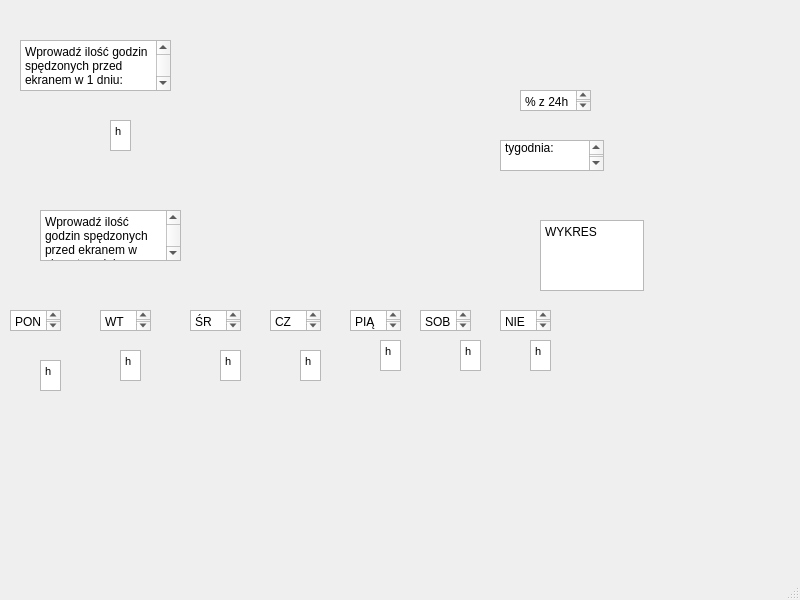
<?xml version="1.0" encoding="UTF-8"?>
<ui version="4.0">
 <class>MainWindow</class>
 <widget class="QMainWindow" name="MainWindow">
  <property name="geometry">
   <rect>
    <x>0</x>
    <y>0</y>
    <width>800</width>
    <height>600</height>
   </rect>
  </property>
  <property name="windowTitle">
   <string>MainWindow</string>
  </property>
  <widget class="QWidget" name="centralwidget">
   <widget class="QPlainTextEdit" name="plainTextEdit">
    <property name="geometry">
     <rect>
      <x>20</x>
      <y>40</y>
      <width>151</width>
      <height>51</height>
     </rect>
    </property>
    <property name="plainText">
     <string>Wprowadź ilość godzin spędzonych przed ekranem w 1 dniu:</string>
    </property>
   </widget>
   <widget class="QTextEdit" name="textEdit">
    <property name="geometry">
     <rect>
      <x>110</x>
      <y>120</y>
      <width>21</width>
      <height>31</height>
     </rect>
    </property>
    <property name="html">
     <string>&lt;!DOCTYPE HTML PUBLIC &quot;-//W3C//DTD HTML 4.0//EN&quot; &quot;http://www.w3.org/TR/REC-html40/strict.dtd&quot;&gt;
&lt;html&gt;&lt;head&gt;&lt;meta name=&quot;qrichtext&quot; content=&quot;1&quot; /&gt;&lt;style type=&quot;text/css&quot;&gt;
p, li { white-space: pre-wrap; }
&lt;/style&gt;&lt;/head&gt;&lt;body style=&quot; font-family:'MS Shell Dlg 2'; font-size:8.25pt; font-weight:400; font-style:normal;&quot;&gt;
&lt;p style=&quot; margin-top:0px; margin-bottom:0px; margin-left:0px; margin-right:0px; -qt-block-indent:0; text-indent:0px;&quot;&gt;h&lt;/p&gt;&lt;/body&gt;&lt;/html&gt;</string>
    </property>
   </widget>
   <widget class="QPlainTextEdit" name="plainTextEdit_2">
    <property name="geometry">
     <rect>
      <x>40</x>
      <y>210</y>
      <width>141</width>
      <height>51</height>
     </rect>
    </property>
    <property name="plainText">
     <string>Wprowadź ilość godzin spędzonych przed ekranem w ciągu tygodnia:</string>
    </property>
   </widget>
   <widget class="QPlainTextEdit" name="plainTextEdit_3">
    <property name="geometry">
     <rect>
      <x>10</x>
      <y>310</y>
      <width>51</width>
      <height>21</height>
     </rect>
    </property>
    <property name="plainText">
     <string>PON</string>
    </property>
   </widget>
   <widget class="QPlainTextEdit" name="plainTextEdit_4">
    <property name="geometry">
     <rect>
      <x>100</x>
      <y>310</y>
      <width>51</width>
      <height>21</height>
     </rect>
    </property>
    <property name="plainText">
     <string>WT</string>
    </property>
   </widget>
   <widget class="QPlainTextEdit" name="plainTextEdit_5">
    <property name="geometry">
     <rect>
      <x>420</x>
      <y>310</y>
      <width>51</width>
      <height>21</height>
     </rect>
    </property>
    <property name="plainText">
     <string>SOB</string>
    </property>
   </widget>
   <widget class="QPlainTextEdit" name="plainTextEdit_6">
    <property name="geometry">
     <rect>
      <x>350</x>
      <y>310</y>
      <width>51</width>
      <height>21</height>
     </rect>
    </property>
    <property name="plainText">
     <string>PIĄ</string>
    </property>
   </widget>
   <widget class="QPlainTextEdit" name="plainTextEdit_7">
    <property name="geometry">
     <rect>
      <x>270</x>
      <y>310</y>
      <width>51</width>
      <height>21</height>
     </rect>
    </property>
    <property name="plainText">
     <string>CZW</string>
    </property>
   </widget>
   <widget class="QPlainTextEdit" name="plainTextEdit_8">
    <property name="geometry">
     <rect>
      <x>190</x>
      <y>310</y>
      <width>51</width>
      <height>21</height>
     </rect>
    </property>
    <property name="plainText">
     <string>ŚR</string>
    </property>
   </widget>
   <widget class="QPlainTextEdit" name="plainTextEdit_9">
    <property name="geometry">
     <rect>
      <x>500</x>
      <y>310</y>
      <width>51</width>
      <height>21</height>
     </rect>
    </property>
    <property name="plainText">
     <string>NIE</string>
    </property>
   </widget>
   <widget class="QTextEdit" name="textEdit_2">
    <property name="geometry">
     <rect>
      <x>40</x>
      <y>360</y>
      <width>21</width>
      <height>31</height>
     </rect>
    </property>
    <property name="html">
     <string>&lt;!DOCTYPE HTML PUBLIC &quot;-//W3C//DTD HTML 4.0//EN&quot; &quot;http://www.w3.org/TR/REC-html40/strict.dtd&quot;&gt;
&lt;html&gt;&lt;head&gt;&lt;meta name=&quot;qrichtext&quot; content=&quot;1&quot; /&gt;&lt;style type=&quot;text/css&quot;&gt;
p, li { white-space: pre-wrap; }
&lt;/style&gt;&lt;/head&gt;&lt;body style=&quot; font-family:'MS Shell Dlg 2'; font-size:8.25pt; font-weight:400; font-style:normal;&quot;&gt;
&lt;p style=&quot; margin-top:0px; margin-bottom:0px; margin-left:0px; margin-right:0px; -qt-block-indent:0; text-indent:0px;&quot;&gt;h&lt;/p&gt;&lt;/body&gt;&lt;/html&gt;</string>
    </property>
   </widget>
   <widget class="QTextEdit" name="textEdit_3">
    <property name="geometry">
     <rect>
      <x>120</x>
      <y>350</y>
      <width>21</width>
      <height>31</height>
     </rect>
    </property>
    <property name="html">
     <string>&lt;!DOCTYPE HTML PUBLIC &quot;-//W3C//DTD HTML 4.0//EN&quot; &quot;http://www.w3.org/TR/REC-html40/strict.dtd&quot;&gt;
&lt;html&gt;&lt;head&gt;&lt;meta name=&quot;qrichtext&quot; content=&quot;1&quot; /&gt;&lt;style type=&quot;text/css&quot;&gt;
p, li { white-space: pre-wrap; }
&lt;/style&gt;&lt;/head&gt;&lt;body style=&quot; font-family:'MS Shell Dlg 2'; font-size:8.25pt; font-weight:400; font-style:normal;&quot;&gt;
&lt;p style=&quot; margin-top:0px; margin-bottom:0px; margin-left:0px; margin-right:0px; -qt-block-indent:0; text-indent:0px;&quot;&gt;h&lt;/p&gt;&lt;/body&gt;&lt;/html&gt;</string>
    </property>
   </widget>
   <widget class="QTextEdit" name="textEdit_4">
    <property name="geometry">
     <rect>
      <x>380</x>
      <y>340</y>
      <width>21</width>
      <height>31</height>
     </rect>
    </property>
    <property name="html">
     <string>&lt;!DOCTYPE HTML PUBLIC &quot;-//W3C//DTD HTML 4.0//EN&quot; &quot;http://www.w3.org/TR/REC-html40/strict.dtd&quot;&gt;
&lt;html&gt;&lt;head&gt;&lt;meta name=&quot;qrichtext&quot; content=&quot;1&quot; /&gt;&lt;style type=&quot;text/css&quot;&gt;
p, li { white-space: pre-wrap; }
&lt;/style&gt;&lt;/head&gt;&lt;body style=&quot; font-family:'MS Shell Dlg 2'; font-size:8.25pt; font-weight:400; font-style:normal;&quot;&gt;
&lt;p style=&quot; margin-top:0px; margin-bottom:0px; margin-left:0px; margin-right:0px; -qt-block-indent:0; text-indent:0px;&quot;&gt;h&lt;/p&gt;&lt;/body&gt;&lt;/html&gt;</string>
    </property>
   </widget>
   <widget class="QTextEdit" name="textEdit_5">
    <property name="geometry">
     <rect>
      <x>300</x>
      <y>350</y>
      <width>21</width>
      <height>31</height>
     </rect>
    </property>
    <property name="html">
     <string>&lt;!DOCTYPE HTML PUBLIC &quot;-//W3C//DTD HTML 4.0//EN&quot; &quot;http://www.w3.org/TR/REC-html40/strict.dtd&quot;&gt;
&lt;html&gt;&lt;head&gt;&lt;meta name=&quot;qrichtext&quot; content=&quot;1&quot; /&gt;&lt;style type=&quot;text/css&quot;&gt;
p, li { white-space: pre-wrap; }
&lt;/style&gt;&lt;/head&gt;&lt;body style=&quot; font-family:'MS Shell Dlg 2'; font-size:8.25pt; font-weight:400; font-style:normal;&quot;&gt;
&lt;p style=&quot; margin-top:0px; margin-bottom:0px; margin-left:0px; margin-right:0px; -qt-block-indent:0; text-indent:0px;&quot;&gt;h&lt;/p&gt;&lt;/body&gt;&lt;/html&gt;</string>
    </property>
   </widget>
   <widget class="QTextEdit" name="textEdit_6">
    <property name="geometry">
     <rect>
      <x>460</x>
      <y>340</y>
      <width>21</width>
      <height>31</height>
     </rect>
    </property>
    <property name="html">
     <string>&lt;!DOCTYPE HTML PUBLIC &quot;-//W3C//DTD HTML 4.0//EN&quot; &quot;http://www.w3.org/TR/REC-html40/strict.dtd&quot;&gt;
&lt;html&gt;&lt;head&gt;&lt;meta name=&quot;qrichtext&quot; content=&quot;1&quot; /&gt;&lt;style type=&quot;text/css&quot;&gt;
p, li { white-space: pre-wrap; }
&lt;/style&gt;&lt;/head&gt;&lt;body style=&quot; font-family:'MS Shell Dlg 2'; font-size:8.25pt; font-weight:400; font-style:normal;&quot;&gt;
&lt;p style=&quot; margin-top:0px; margin-bottom:0px; margin-left:0px; margin-right:0px; -qt-block-indent:0; text-indent:0px;&quot;&gt;h&lt;/p&gt;&lt;/body&gt;&lt;/html&gt;</string>
    </property>
   </widget>
   <widget class="QTextEdit" name="textEdit_7">
    <property name="geometry">
     <rect>
      <x>220</x>
      <y>350</y>
      <width>21</width>
      <height>31</height>
     </rect>
    </property>
    <property name="html">
     <string>&lt;!DOCTYPE HTML PUBLIC &quot;-//W3C//DTD HTML 4.0//EN&quot; &quot;http://www.w3.org/TR/REC-html40/strict.dtd&quot;&gt;
&lt;html&gt;&lt;head&gt;&lt;meta name=&quot;qrichtext&quot; content=&quot;1&quot; /&gt;&lt;style type=&quot;text/css&quot;&gt;
p, li { white-space: pre-wrap; }
&lt;/style&gt;&lt;/head&gt;&lt;body style=&quot; font-family:'MS Shell Dlg 2'; font-size:8.25pt; font-weight:400; font-style:normal;&quot;&gt;
&lt;p style=&quot; margin-top:0px; margin-bottom:0px; margin-left:0px; margin-right:0px; -qt-block-indent:0; text-indent:0px;&quot;&gt;h&lt;/p&gt;&lt;/body&gt;&lt;/html&gt;</string>
    </property>
   </widget>
   <widget class="QTextEdit" name="textEdit_8">
    <property name="geometry">
     <rect>
      <x>530</x>
      <y>340</y>
      <width>21</width>
      <height>31</height>
     </rect>
    </property>
    <property name="html">
     <string>&lt;!DOCTYPE HTML PUBLIC &quot;-//W3C//DTD HTML 4.0//EN&quot; &quot;http://www.w3.org/TR/REC-html40/strict.dtd&quot;&gt;
&lt;html&gt;&lt;head&gt;&lt;meta name=&quot;qrichtext&quot; content=&quot;1&quot; /&gt;&lt;style type=&quot;text/css&quot;&gt;
p, li { white-space: pre-wrap; }
&lt;/style&gt;&lt;/head&gt;&lt;body style=&quot; font-family:'MS Shell Dlg 2'; font-size:8.25pt; font-weight:400; font-style:normal;&quot;&gt;
&lt;p style=&quot; margin-top:0px; margin-bottom:0px; margin-left:0px; margin-right:0px; -qt-block-indent:0; text-indent:0px;&quot;&gt;h&lt;/p&gt;&lt;/body&gt;&lt;/html&gt;</string>
    </property>
   </widget>
   <widget class="QPlainTextEdit" name="plainTextEdit_10">
    <property name="geometry">
     <rect>
      <x>520</x>
      <y>90</y>
      <width>71</width>
      <height>21</height>
     </rect>
    </property>
    <property name="plainText">
     <string>% z 24h</string>
    </property>
   </widget>
   <widget class="QPlainTextEdit" name="plainTextEdit_11">
    <property name="geometry">
     <rect>
      <x>500</x>
      <y>140</y>
      <width>104</width>
      <height>31</height>
     </rect>
    </property>
    <property name="plainText">
     <string>Średnia z tygodnia:</string>
    </property>
   </widget>
   <widget class="QPlainTextEdit" name="plainTextEdit_12">
    <property name="geometry">
     <rect>
      <x>540</x>
      <y>220</y>
      <width>104</width>
      <height>71</height>
     </rect>
    </property>
    <property name="plainText">
     <string>WYKRES</string>
    </property>
   </widget>
  </widget>
  <widget class="QMenuBar" name="menubar">
   <property name="geometry">
    <rect>
     <x>0</x>
     <y>0</y>
     <width>800</width>
     <height>21</height>
    </rect>
   </property>
  </widget>
  <widget class="QStatusBar" name="statusbar"/>
 </widget>
 <resources/>
 <connections/>
</ui>
